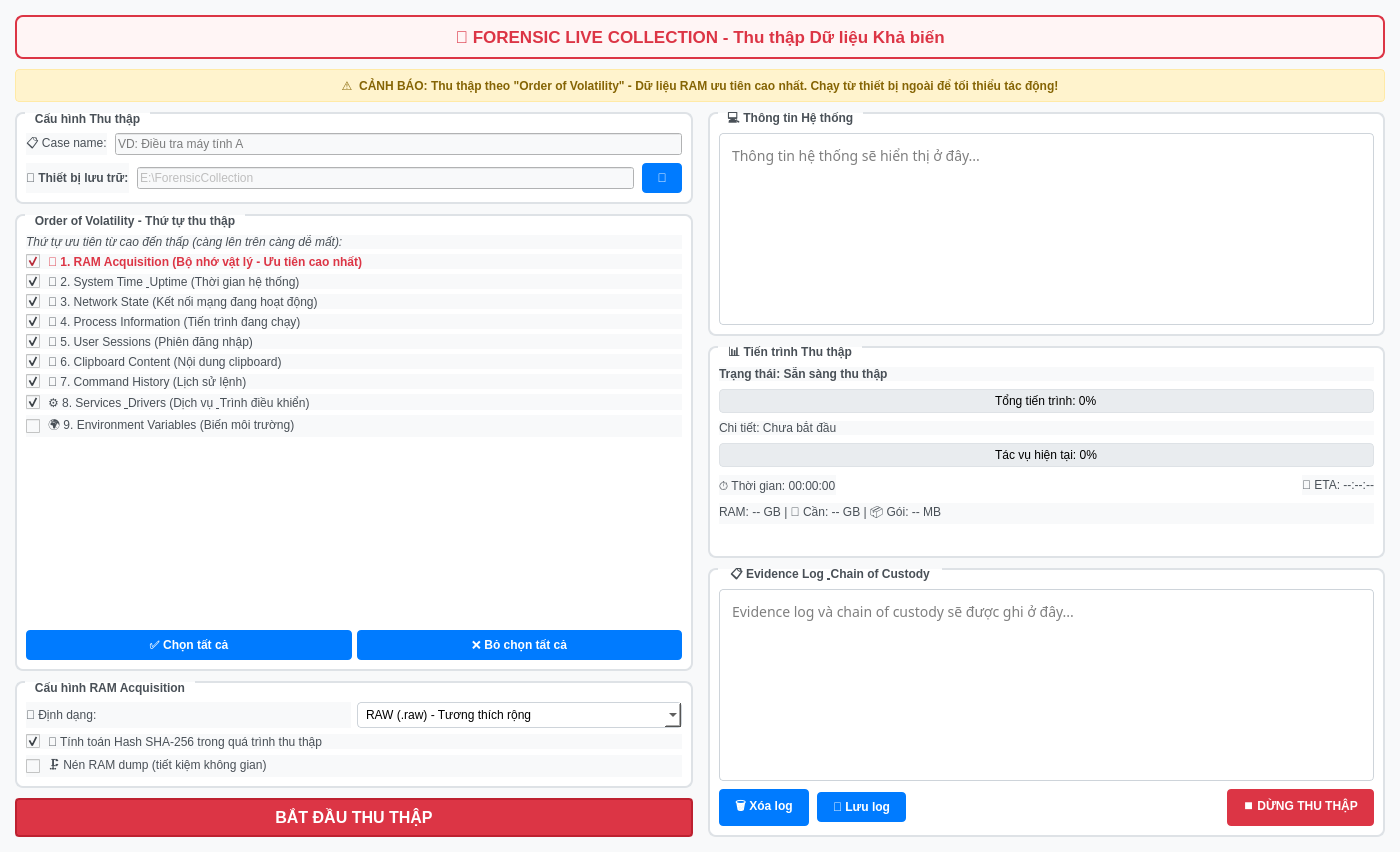
<?xml version="1.0" encoding="UTF-8"?>
<ui version="4.0">
 <class>Form</class>
 <widget class="QWidget" name="Form">
  <property name="geometry">
   <rect>
    <x>0</x>
    <y>0</y>
    <width>1400</width>
    <height>852</height>
   </rect>
  </property>
  <property name="font">
   <font>
    <pointsize>10</pointsize>
   </font>
  </property>
  <property name="windowTitle">
   <string>Thu thập dữ liệu khả biến - Forensic Live Collection</string>
  </property>
  <property name="styleSheet">
   <string>QWidget {
    background-color: #f8f9fa;
}

QGroupBox {
    font-weight: bold;
    border: 2px solid #dee2e6;
    border-radius: 8px;
    margin-top: 1ex;
    padding-top: 10px;
    background-color: white;
}

QGroupBox::title {
    subcontrol-origin: margin;
    left: 10px;
    padding: 0 8px 0 8px;
    color: #495057;
}

QPushButton {
    background-color: #007bff;
    color: white;
    border: none;
    padding: 8px 16px;
    border-radius: 4px;
    font-weight: bold;
}

QPushButton:hover {
    background-color: #0056b3;
}

QPushButton:pressed {
    background-color: #004085;
}

QPushButton:disabled {
    background-color: #6c757d;
}

QProgressBar {
    border: 1px solid #dee2e6;
    border-radius: 4px;
    text-align: center;
    background-color: #e9ecef;
}

QProgressBar::chunk {
    background-color: #28a745;
    border-radius: 3px;
}

QTextEdit {
    border: 1px solid #ced4da;
    border-radius: 4px;
    padding: 8px;
    background-color: white;
    font-family: 'Consolas', monospace;
}

QComboBox {
    border: 1px solid #ced4da;
    border-radius: 4px;
    padding: 4px 8px;
    background-color: white;
}

QLabel {
    color: #495057;
}

QCheckBox {
    color: #495057;
    spacing: 8px;
}</string>
  </property>
  <layout class="QVBoxLayout" name="mainLayout">
   <property name="spacing">
    <number>10</number>
   </property>
   <property name="leftMargin">
    <number>15</number>
   </property>
   <property name="topMargin">
    <number>15</number>
   </property>
   <property name="rightMargin">
    <number>15</number>
   </property>
   <property name="bottomMargin">
    <number>15</number>
   </property>
   <item>
    <widget class="QLabel" name="titleLabel">
     <property name="font">
      <font>
       <pointsize>13</pointsize>
       <weight>75</weight>
       <bold>true</bold>
      </font>
     </property>
     <property name="styleSheet">
      <string>color: #dc3545; padding: 10px; background-color: #fff5f5; border: 2px solid #dc3545; border-radius: 8px;</string>
     </property>
     <property name="text">
      <string>🚨 FORENSIC LIVE COLLECTION - Thu thập Dữ liệu Khả biến</string>
     </property>
     <property name="alignment">
      <set>Qt::AlignCenter</set>
     </property>
    </widget>
   </item>
   <item>
    <widget class="QLabel" name="warningLabel">
     <property name="font">
      <font>
       <pointsize>9</pointsize>
       <weight>75</weight>
       <bold>true</bold>
      </font>
     </property>
     <property name="styleSheet">
      <string>background-color: #fff3cd; color: #856404; padding: 8px; border: 1px solid #ffeaa7; border-radius: 4px; font-weight: bold;</string>
     </property>
     <property name="text">
      <string>⚠️  CẢNH BÁO: Thu thập theo &quot;Order of Volatility&quot; - Dữ liệu RAM ưu tiên cao nhất. Chạy từ thiết bị ngoài để tối thiểu tác động!</string>
     </property>
     <property name="alignment">
      <set>Qt::AlignCenter</set>
     </property>
    </widget>
   </item>
   <item>
    <layout class="QHBoxLayout" name="mainHorizontalLayout">
     <property name="spacing">
      <number>15</number>
     </property>
     <item>
      <layout class="QVBoxLayout" name="leftColumnLayout">
       <property name="spacing">
        <number>10</number>
       </property>
       <item>
        <widget class="QGroupBox" name="acquisitionConfigGroup">
         <property name="minimumSize">
          <size>
           <width>450</width>
           <height>0</height>
          </size>
         </property>
         <property name="font">
          <font>
           <pointsize>9</pointsize>
           <weight>75</weight>
           <bold>true</bold>
          </font>
         </property>
         <property name="title">
          <string>Cấu hình Thu thập</string>
         </property>
         <layout class="QVBoxLayout" name="configLayout">
          <property name="spacing">
           <number>8</number>
          </property>
          <item>
           <layout class="QHBoxLayout" name="targetSystemLayout"/>
          </item>
          <item>
           <layout class="QHBoxLayout" name="caseInfoLayout">
            <item>
             <widget class="QLabel" name="caseIdLabel">
              <property name="font">
               <font>
                <pointsize>9</pointsize>
               </font>
              </property>
              <property name="text">
               <string>📋 Case name:</string>
              </property>
             </widget>
            </item>
            <item>
             <widget class="QLineEdit" name="caseIdEdit">
              <property name="enabled">
               <bool>false</bool>
              </property>
              <property name="font">
               <font>
                <pointsize>9</pointsize>
               </font>
              </property>
              <property name="placeholderText">
               <string>VD: Điều tra máy tính A</string>
              </property>
             </widget>
            </item>
           </layout>
          </item>
          <item>
           <layout class="QHBoxLayout" name="outputDeviceLayout">
            <item>
             <widget class="QLabel" name="outputDeviceLabel">
              <property name="font">
               <font>
                <pointsize>9</pointsize>
                <weight>75</weight>
                <bold>true</bold>
               </font>
              </property>
              <property name="text">
               <string>💾 Thiết bị lưu trữ:</string>
              </property>
             </widget>
            </item>
            <item>
             <widget class="QLineEdit" name="outputPathEdit">
              <property name="enabled">
               <bool>false</bool>
              </property>
              <property name="font">
               <font>
                <pointsize>9</pointsize>
               </font>
              </property>
              <property name="text">
               <string>E:\ForensicCollection</string>
              </property>
              <property name="placeholderText">
               <string>Chọn thiết bị ngoài (USB/External HDD)</string>
              </property>
             </widget>
            </item>
            <item>
             <widget class="QPushButton" name="browseOutputBtn">
              <property name="minimumSize">
               <size>
                <width>40</width>
                <height>30</height>
               </size>
              </property>
              <property name="maximumSize">
               <size>
                <width>40</width>
                <height>30</height>
               </size>
              </property>
              <property name="font">
               <font>
                <pointsize>9</pointsize>
                <weight>75</weight>
                <bold>true</bold>
               </font>
              </property>
              <property name="text">
               <string>📁</string>
              </property>
             </widget>
            </item>
           </layout>
          </item>
          <item>
           <layout class="QHBoxLayout" name="investigatorLayout"/>
          </item>
         </layout>
        </widget>
       </item>
       <item>
        <widget class="QGroupBox" name="orderOfVolatilityGroup">
         <property name="font">
          <font>
           <pointsize>9</pointsize>
           <weight>75</weight>
           <bold>true</bold>
          </font>
         </property>
         <property name="title">
          <string>Order of Volatility - Thứ tự thu thập</string>
         </property>
         <layout class="QVBoxLayout" name="volatilityLayout">
          <property name="spacing">
           <number>5</number>
          </property>
          <item>
           <widget class="QLabel" name="priorityInfoLabel">
            <property name="font">
             <font>
              <pointsize>9</pointsize>
              <italic>true</italic>
             </font>
            </property>
            <property name="text">
             <string>Thứ tự ưu tiên từ cao đến thấp (càng lên trên càng dễ mất):</string>
            </property>
           </widget>
          </item>
          <item>
           <widget class="QCheckBox" name="ramAcquisitionCheck">
            <property name="font">
             <font>
              <pointsize>9</pointsize>
              <weight>75</weight>
              <bold>true</bold>
             </font>
            </property>
            <property name="styleSheet">
             <string>color: #dc3545; font-weight: bold;</string>
            </property>
            <property name="text">
             <string>🥇 1. RAM Acquisition (Bộ nhớ vật lý - Ưu tiên cao nhất)</string>
            </property>
            <property name="checked">
             <bool>true</bool>
            </property>
           </widget>
          </item>
          <item>
           <widget class="QCheckBox" name="systemTimeCheck">
            <property name="font">
             <font>
              <pointsize>9</pointsize>
             </font>
            </property>
            <property name="text">
             <string>🥈 2. System Time &amp; Uptime (Thời gian hệ thống)</string>
            </property>
            <property name="checked">
             <bool>true</bool>
            </property>
           </widget>
          </item>
          <item>
           <widget class="QCheckBox" name="networkStateCheck">
            <property name="font">
             <font>
              <pointsize>9</pointsize>
             </font>
            </property>
            <property name="text">
             <string>🥉 3. Network State (Kết nối mạng đang hoạt động)</string>
            </property>
            <property name="checked">
             <bool>true</bool>
            </property>
           </widget>
          </item>
          <item>
           <widget class="QCheckBox" name="processInfoCheck">
            <property name="font">
             <font>
              <pointsize>9</pointsize>
             </font>
            </property>
            <property name="text">
             <string>🏅 4. Process Information (Tiến trình đang chạy)</string>
            </property>
            <property name="checked">
             <bool>true</bool>
            </property>
           </widget>
          </item>
          <item>
           <widget class="QCheckBox" name="userSessionsCheck">
            <property name="font">
             <font>
              <pointsize>9</pointsize>
             </font>
            </property>
            <property name="text">
             <string>🏅 5. User Sessions (Phiên đăng nhập)</string>
            </property>
            <property name="checked">
             <bool>true</bool>
            </property>
           </widget>
          </item>
          <item>
           <widget class="QCheckBox" name="clipboardCheck">
            <property name="font">
             <font>
              <pointsize>9</pointsize>
             </font>
            </property>
            <property name="text">
             <string>📎 6. Clipboard Content (Nội dung clipboard)</string>
            </property>
            <property name="checked">
             <bool>true</bool>
            </property>
           </widget>
          </item>
          <item>
           <widget class="QCheckBox" name="commandHistoryCheck">
            <property name="font">
             <font>
              <pointsize>9</pointsize>
             </font>
            </property>
            <property name="text">
             <string>📝 7. Command History (Lịch sử lệnh)</string>
            </property>
            <property name="checked">
             <bool>true</bool>
            </property>
           </widget>
          </item>
          <item>
           <widget class="QCheckBox" name="servicesDriversCheck">
            <property name="font">
             <font>
              <pointsize>9</pointsize>
             </font>
            </property>
            <property name="text">
             <string>⚙️ 8. Services &amp; Drivers (Dịch vụ &amp; Trình điều khiển)</string>
            </property>
            <property name="checked">
             <bool>true</bool>
            </property>
           </widget>
          </item>
          <item>
           <widget class="QCheckBox" name="environmentVarsCheck">
            <property name="font">
             <font>
              <pointsize>9</pointsize>
             </font>
            </property>
            <property name="text">
             <string>🌍 9. Environment Variables (Biến môi trường)</string>
            </property>
            <property name="checked">
             <bool>false</bool>
            </property>
           </widget>
          </item>
          <item>
           <spacer name="volatilityVerticalSpacer">
            <property name="font">
             <font>
              <pointsize>9</pointsize>
             </font>
            </property>
            <property name="orientation">
             <enum>Qt::Vertical</enum>
            </property>
            <property name="sizeType">
             <enum>QSizePolicy::Expanding</enum>
            </property>
            <property name="sizeHint" stdset="0">
             <size>
              <width>20</width>
              <height>20</height>
             </size>
            </property>
           </spacer>
          </item>
          <item>
           <layout class="QHBoxLayout" name="volatilityButtonsLayout">
            <item>
             <widget class="QPushButton" name="selectAllBtn">
              <property name="font">
               <font>
                <pointsize>9</pointsize>
                <weight>75</weight>
                <bold>true</bold>
               </font>
              </property>
              <property name="text">
               <string>✅ Chọn tất cả</string>
              </property>
             </widget>
            </item>
            <item>
             <widget class="QPushButton" name="clearAllBtn">
              <property name="font">
               <font>
                <pointsize>9</pointsize>
                <weight>75</weight>
                <bold>true</bold>
               </font>
              </property>
              <property name="text">
               <string>❌ Bỏ chọn tất cả</string>
              </property>
             </widget>
            </item>
           </layout>
          </item>
         </layout>
        </widget>
       </item>
       <item>
        <widget class="QGroupBox" name="ramConfigGroup">
         <property name="font">
          <font>
           <pointsize>9</pointsize>
           <weight>75</weight>
           <bold>true</bold>
          </font>
         </property>
         <property name="title">
          <string>Cấu hình RAM Acquisition</string>
         </property>
         <layout class="QVBoxLayout" name="ramConfigLayout">
          <item>
           <layout class="QHBoxLayout" name="ramFormatLayout">
            <item>
             <widget class="QLabel" name="ramFormatLabel">
              <property name="font">
               <font>
                <pointsize>9</pointsize>
               </font>
              </property>
              <property name="text">
               <string>📄 Định dạng:</string>
              </property>
             </widget>
            </item>
            <item>
             <widget class="QComboBox" name="ramFormatCombo">
              <property name="font">
               <font>
                <pointsize>9</pointsize>
               </font>
              </property>
              <property name="currentIndex">
               <number>1</number>
              </property>
              <item>
               <property name="text">
                <string>RAW (.mem) - Tiêu chuẩn</string>
               </property>
              </item>
              <item>
               <property name="text">
                <string>RAW (.raw) - Tương thích rộng</string>
               </property>
              </item>
              <item>
               <property name="text">
                <string>AFF4 (.aff4) - Nén &amp; Metadata</string>
               </property>
              </item>
             </widget>
            </item>
           </layout>
          </item>
          <item>
           <widget class="QCheckBox" name="calculateHashCheck">
            <property name="font">
             <font>
              <pointsize>9</pointsize>
             </font>
            </property>
            <property name="text">
             <string>🔐 Tính toán Hash SHA-256 trong quá trình thu thập</string>
            </property>
            <property name="checked">
             <bool>true</bool>
            </property>
           </widget>
          </item>
          <item>
           <widget class="QCheckBox" name="compressRamCheck">
            <property name="font">
             <font>
              <pointsize>9</pointsize>
             </font>
            </property>
            <property name="text">
             <string>🗜️ Nén RAM dump (tiết kiệm không gian)</string>
            </property>
            <property name="checked">
             <bool>false</bool>
            </property>
           </widget>
          </item>
         </layout>
        </widget>
       </item>
       <item>
        <widget class="QPushButton" name="startCollectionBtn">
         <property name="font">
          <font>
           <pointsize>-1</pointsize>
           <weight>75</weight>
           <bold>true</bold>
          </font>
         </property>
         <property name="styleSheet">
          <string>QPushButton {
    background-color: #dc3545;
    font-size: 16px;
    border: 2px solid #bd2130;
}

QPushButton:hover {
    background-color: #c82333;
}

QPushButton:pressed {
    background-color: #bd2130;
}</string>
         </property>
         <property name="text">
          <string>BẮT ĐẦU THU THẬP</string>
         </property>
        </widget>
       </item>
      </layout>
     </item>
     <item>
      <layout class="QVBoxLayout" name="rightColumnLayout">
       <property name="spacing">
        <number>10</number>
       </property>
       <item>
        <widget class="QGroupBox" name="systemInfoGroup">
         <property name="font">
          <font>
           <pointsize>9</pointsize>
           <weight>75</weight>
           <bold>true</bold>
          </font>
         </property>
         <property name="title">
          <string>💻 Thông tin Hệ thống</string>
         </property>
         <layout class="QVBoxLayout" name="systemInfoLayout">
          <item>
           <widget class="QTextEdit" name="systemInfoText">
            <property name="font">
             <font>
              <family>Consolas,monospace</family>
              <pointsize>-1</pointsize>
             </font>
            </property>
            <property name="styleSheet">
             <string notr="true">font-size: 14px;</string>
            </property>
            <property name="readOnly">
             <bool>true</bool>
            </property>
            <property name="placeholderText">
             <string>Thông tin hệ thống sẽ hiển thị ở đây...</string>
            </property>
           </widget>
          </item>
         </layout>
        </widget>
       </item>
       <item>
        <widget class="QGroupBox" name="progressGroup">
         <property name="font">
          <font>
           <pointsize>9</pointsize>
           <weight>75</weight>
           <bold>true</bold>
          </font>
         </property>
         <property name="title">
          <string>📊 Tiến trình Thu thập</string>
         </property>
         <layout class="QVBoxLayout" name="progressLayout">
          <property name="spacing">
           <number>8</number>
          </property>
          <item>
           <widget class="QLabel" name="currentTaskLabel">
            <property name="font">
             <font>
              <pointsize>9</pointsize>
              <weight>75</weight>
              <bold>true</bold>
             </font>
            </property>
            <property name="text">
             <string>Trạng thái: Sẵn sàng thu thập</string>
            </property>
           </widget>
          </item>
          <item>
           <widget class="QProgressBar" name="overallProgressBar">
            <property name="font">
             <font>
              <pointsize>9</pointsize>
             </font>
            </property>
            <property name="value">
             <number>0</number>
            </property>
            <property name="format">
             <string>Tổng tiến trình: %p%</string>
            </property>
           </widget>
          </item>
          <item>
           <widget class="QLabel" name="taskDetailLabel">
            <property name="font">
             <font>
              <pointsize>9</pointsize>
             </font>
            </property>
            <property name="text">
             <string>Chi tiết: Chưa bắt đầu</string>
            </property>
           </widget>
          </item>
          <item>
           <widget class="QProgressBar" name="taskProgressBar">
            <property name="font">
             <font>
              <pointsize>9</pointsize>
             </font>
            </property>
            <property name="value">
             <number>0</number>
            </property>
            <property name="format">
             <string>Tác vụ hiện tại: %p%</string>
            </property>
           </widget>
          </item>
          <item>
           <layout class="QHBoxLayout" name="timeInfoLayout">
            <item>
             <widget class="QLabel" name="elapsedTimeLabel">
              <property name="font">
               <font>
                <pointsize>9</pointsize>
               </font>
              </property>
              <property name="text">
               <string>⏱️ Thời gian: 00:00:00</string>
              </property>
             </widget>
            </item>
            <item>
             <spacer name="timeHorizontalSpacer">
              <property name="font">
               <font>
                <pointsize>9</pointsize>
               </font>
              </property>
              <property name="orientation">
               <enum>Qt::Horizontal</enum>
              </property>
              <property name="sizeHint" stdset="0">
               <size>
                <width>40</width>
                <height>20</height>
               </size>
              </property>
             </spacer>
            </item>
            <item>
             <widget class="QLabel" name="etaLabel">
              <property name="font">
               <font>
                <pointsize>9</pointsize>
               </font>
              </property>
              <property name="text">
               <string>📅 ETA: --:--:--</string>
              </property>
             </widget>
            </item>
           </layout>
          </item>
          <item>
           <widget class="QLabel" name="ramSizeLabel">
            <property name="font">
             <font>
              <pointsize>9</pointsize>
             </font>
            </property>
            <property name="text">
             <string>RAM: -- GB | 💾 Cần: -- GB | 📦 Gói: -- MB</string>
            </property>
           </widget>
          </item>
          <item>
           <spacer name="progressVerticalSpacer">
            <property name="font">
             <font>
              <pointsize>9</pointsize>
             </font>
            </property>
            <property name="orientation">
             <enum>Qt::Vertical</enum>
            </property>
            <property name="sizeType">
             <enum>QSizePolicy::Expanding</enum>
            </property>
            <property name="sizeHint" stdset="0">
             <size>
              <width>20</width>
              <height>20</height>
             </size>
            </property>
           </spacer>
          </item>
         </layout>
        </widget>
       </item>
       <item>
        <widget class="QGroupBox" name="evidenceLogGroup">
         <property name="font">
          <font>
           <pointsize>9</pointsize>
           <weight>75</weight>
           <bold>true</bold>
          </font>
         </property>
         <property name="title">
          <string>📋 Evidence Log &amp; Chain of Custody</string>
         </property>
         <layout class="QVBoxLayout" name="evidenceLogLayout">
          <property name="spacing">
           <number>8</number>
          </property>
          <item>
           <widget class="QTextEdit" name="evidenceLogText">
            <property name="font">
             <font>
              <family>Consolas,monospace</family>
              <pointsize>-1</pointsize>
             </font>
            </property>
            <property name="styleSheet">
             <string notr="true">font-size: 14px;</string>
            </property>
            <property name="readOnly">
             <bool>true</bool>
            </property>
            <property name="placeholderText">
             <string>Evidence log và chain of custody sẽ được ghi ở đây...</string>
            </property>
           </widget>
          </item>
          <item>
           <layout class="QHBoxLayout" name="evidenceControlLayout">
            <item>
             <widget class="QPushButton" name="clearLogBtn">
              <property name="font">
               <font>
                <pointsize>9</pointsize>
                <weight>75</weight>
                <bold>true</bold>
               </font>
              </property>
              <property name="text">
               <string>🗑️ Xóa log</string>
              </property>
             </widget>
            </item>
            <item>
             <widget class="QPushButton" name="saveLogBtn">
              <property name="font">
               <font>
                <pointsize>9</pointsize>
                <weight>75</weight>
                <bold>true</bold>
               </font>
              </property>
              <property name="text">
               <string>💾 Lưu log</string>
              </property>
             </widget>
            </item>
            <item>
             <spacer name="evidenceControlSpacer">
              <property name="font">
               <font>
                <pointsize>9</pointsize>
               </font>
              </property>
              <property name="orientation">
               <enum>Qt::Horizontal</enum>
              </property>
              <property name="sizeHint" stdset="0">
               <size>
                <width>40</width>
                <height>20</height>
               </size>
              </property>
             </spacer>
            </item>
            <item>
             <widget class="QPushButton" name="stopCollectionBtn">
              <property name="enabled">
               <bool>false</bool>
              </property>
              <property name="font">
               <font>
                <pointsize>9</pointsize>
                <weight>75</weight>
                <bold>true</bold>
               </font>
              </property>
              <property name="styleSheet">
               <string>QPushButton {
    background-color: #dc3545;
    font-weight: bold;
}

QPushButton:hover {
    background-color: #c82333;
}

QPushButton:pressed {
    background-color: #bd2130;
}</string>
              </property>
              <property name="text">
               <string>⏹️ DỪNG THU THẬP</string>
              </property>
             </widget>
            </item>
           </layout>
          </item>
         </layout>
        </widget>
       </item>
      </layout>
     </item>
    </layout>
   </item>
  </layout>
 </widget>
 <resources/>
 <connections/>
</ui>
